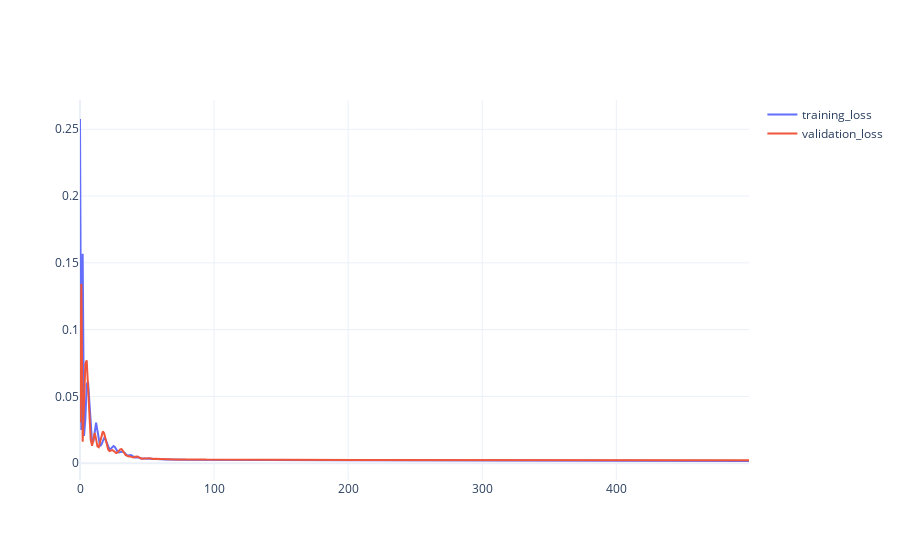

Here is the notebook cell this chart was saved with:
### Code cell
with torch.no_grad():
    p2 = go.Figure()
    p2.add_trace(go.Scatter(
        y = training_loss,
        name = "training_loss"
    ))
    p2.add_trace(go.Scatter(
        y = validation_loss,
        name = "validation_loss"
    ))
    p2.show()

### Figure 1 — Plotly figure (JSON) as saved in the notebook; plotly's stock layout.template omitted (floating-point values rounded to 4 significant figures; data arrays with more than 128 entries replaced by an {"elided": "..."} marker saying what was removed)
{"data": [{"name": "training_loss", "type": "scatter", "y": {"elided": "500 float values"}}, {"name": "validation_loss", "type": "scatter", "y": {"elided": "500 float values"}}], "layout": {}}
